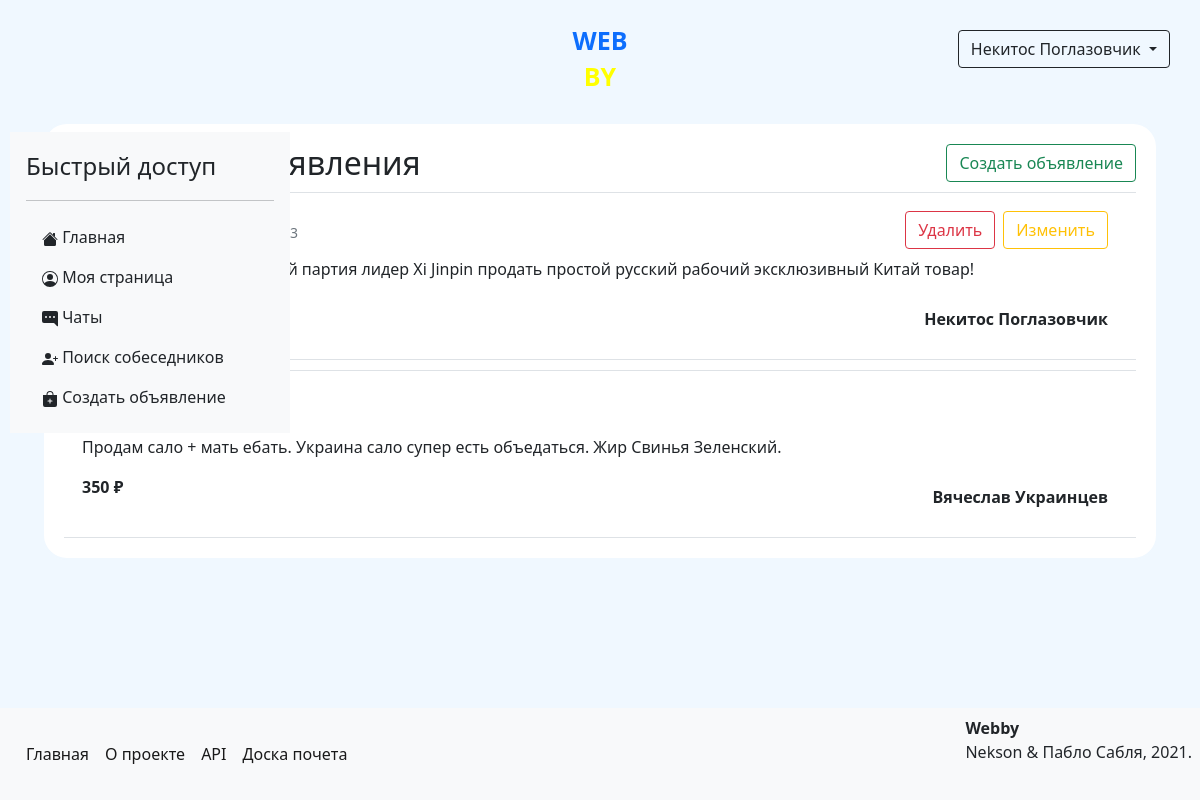
The page / (signed in) on the database its author committed.
### data/models/user.py (models this page shows, shortened)
class User(SqlAlchemyBase, UserMixin, SerializerMixin):
    __tablename__ = 'users'
    serialize_rules = ('-advertisements',)
    id = Column(Integer, autoincrement=True, primary_key=True)
    name = Column(Unicode)
    surname = Column(Unicode)
    birthday = Column(DateTime)
    email = Column(String, unique=True)
    phone_number = Column(String, unique=True)
    hashed_password = Column(String)
    registration_time = Column(DateTime, default=datetime.now)
    rating = Column(Integer, default=0)
    rank_id = Column(Integer, ForeignKey('ranks.id'))
    admin = Column(Boolean, default=0)
    advertisements = relationship('Advertisement', back_populates='author')
    interests = relationship('Interest', secondary='users_to_interests', backref='users')
    rank = relationship('Rank')

### data/models/advertisements.py (models this page shows, shortened)
class Advertisement(SqlAlchemyBase, SerializerMixin):
    __tablename__ = 'advertisements'
    serialize_rules = ('-author.email', '-author.rating', '-author.hashed_password', '-author.registration_time',
                       '-author.admin', '-author.interests')
    id = Column(Integer, primary_key=True, autoincrement=True)
    title = Column(String)
    author_id = Column(Integer, ForeignKey('users.id'))
    created_at = Column(DateTime, default=datetime.now)
    price = Column(Integer)
    content_id = Column(Integer, ForeignKey('contents.id'))
    author = relationship('User', back_populates='advertisements')
    content = relationship('Content')
    interests = relationship('Interest', secondary='advertisements_to_interests', backref='advertisements')

### data/models/content.py (models this page shows)
class Content(SqlAlchemyBase, SerializerMixin):
    __tablename__ = 'contents'
    id = Column(Integer, autoincrement=True, primary_key=True)
    content = Column(Text)

### main.py (the view)
@app.route('/')
def index():
    if not current_user.is_authenticated:
        return redirect('/info')
    session = create_session()
    advertisements = session.query(Advertisement).all()[::-1][:6]
    return render_template('actual_ads.html', ads=advertisements)

### data/db_session.py (called while the page is built)
def create_session() -> Session:
    global __factory
    return __factory()

### main.py (called while the page is built)
@login_manager.user_loader
def load_user(user_id):
    session = create_session()
    return session.query(User).get(user_id)

### templates/actual_ads.html
{% extends "base.html" %}
{% block content %}
    <form>
        <div class="clearfix">
            <h2 class="float-right d-inline">Недавние объявления</h2>
            <a href="/advertisements/create" class="btn btn-outline-success float-end">Создать объявление</a>
        </div>
        {% for ad in ads %}
            <div class="p-2 border-top border-bottom">
                <div class="clearfix">
                    <div>
                        <span>
                            <b class="fs-4">{{ ad.title }}</b>
                            <small class="text-secondary">#{{ ad.id }}</small>
                        </span>
                        {% if current_user == ad.author %}
                            <a href="/advertisements/{{ ad.id }}/edit" class="btn btn-outline-warning float-end">Изменить</a>
                            <a href="/advertisements/{{ ad.id }}/delete" class="btn btn-outline-danger me-2 float-end">Удалить</a>
                        {% endif %}
                    </div>
                    <p>{{ ad.content.content }}</p>
                    <b>{{ ad.price }} ₽</b>
                    <div class="float-end">
                        <a href="/profile/{{ ad.author.id }}" class="text-reset"><b>{{ ad.author.name }} {{ ad.author.surname }}</b></a>
                    </div>
                </div>
            </div>
        {% endfor %}
    </form>
{% endblock %}

### templates/base.html (shortened to what this page needs)
<!DOCTYPE html>
<html lang="en">
<head>
    <link rel="stylesheet" href="/static/css/style.css">
    <link rel="stylesheet" href="https://cdn.jsdelivr.net/npm/bootstrap@5.0.0-beta1/dist/css/bootstrap.min.css"
>
</head>
<body>
<div class="header clearfix">
    {% if current_user.is_authenticated %}
        <div class="dropdown float-end">
            <button class="btn btn-outline-dark dropdown-toggle" type="button" id="dropdownMenuButton" data-toggle="dropdown" aria-haspopup="true" aria-expanded="false">
                {{ current_user.name }} {{ current_user.surname }}
            </button>
        </div>
    {% else %}
        <a class="btn btn-outline-dark float-end" href="/register">Зарегистрироваться</a>
        <a class="btn btn-outline-dark me-2 float-end" href="/login">Войти</a>
    {% endif %}
    <div class="logo">
        <a href="/">
            <p class="text-primary">WEB</p>
            <p class="yellow">BY</p>
        </a>
    </div>
</div>
{% if current_user.is_authenticated %}
        <div class="d-flex flex-column p-3 bg-light" style="width: 280px; position: fixed;">
            <span class="fs-4">Быстрый доступ</span>
              <hr>
            <ul class="nav nav-pills flex-column mb-auto">
                <li class="nav-item">
                  <a href="/" class="nav-link link-dark">
                      Главная
                  </a>
                </li>
                <li>
                  <a href="/profile/{{ current_user.id }}" class="nav-link link-dark">
                      Моя страница
                  </a>
                </li>
                <li>
                  <a href="/conversations" class="nav-link link-dark">
                    Чаты
                  </a>
                </li>
                  <li>
                      <a href="/search" class="nav-link link-dark">
                          Поиск собеседников
                      </a>
                  </li>
                <li>
                    <a href="/advertisements/create" class="nav-link link-dark">
                        Создать объявление
                    </a>
                </li>
              </ul>
        </div>
    {% endif %}
<main role="main" class="container clearfix" style="padding-bottom: 108px;">
    {% block content %}{% endblock %}
</main>
<footer class="clearfix p-2 bg-light fixed-bottom">
    <span class="fs-6 float-end"><b>Webby</b><br>Nekson & Пабло Сабля, 2021.</span>
    <nav class="navbar navbar-expand-lg navbar-light">
        <div class="collapse navbar-collapse" id="navbarSupportedContent">
          <ul class="navbar-nav me-auto mb-2 mb-lg-0">
            <li class="nav-item">
              <a class="nav-link active" href="/">Главная</a>
            </li>
            <li class="nav-item">
              <a class="nav-link active" href="/info">О проекте</a>
            </li>
            <li class="nav-item">
              <a class="nav-link active" href="/api">API</a>
            </li>
            <li class="nav-item">
                <a class="nav-link active" href="/top">Доска почета</a>
            </li>
          </ul>
        </div>
    </nav>
</footer>
</body>
</html>

### static/css/style.css (style rules this page uses)
body { background-color: aliceblue !important; }
.logo { text-align: center; margin-left: auto; margin-right: auto; margin-top: 10px; margin-bottom: 10px; max-width: 150px; font-size: 25px; font-weight: 700; line-height: 20px; }
a { text-decoration: none !important; }
.header { background-color: aliceblue; margin-bottom: 10px; padding: 10px; }
.yellow { color: yellow; }
div { margin: 10px; }
form { margin-left: auto; margin-right: auto; background-color: white; border: solid 2px aliceblue; border-radius: 25px; padding: 10px; }
footer { margin-top: 297px }

### rows shown on the page
User: name "Некитос", surname "Поглазовчик"
Advertisement: id "3", content.content "Удар! Представитель Китай партия лидер Xi Jinpin продать простой русский рабочий эксклюзивный Китай товар!", author.name "Некитос", author.surname "Поглазовчик"
Advertisement: content.content "Продам сало + мать ебать. Украина сало супер есть объедаться. Жир Свинья Зеленский.", price "350", author.name "Вячеслав", author.surname "Украинцев"
